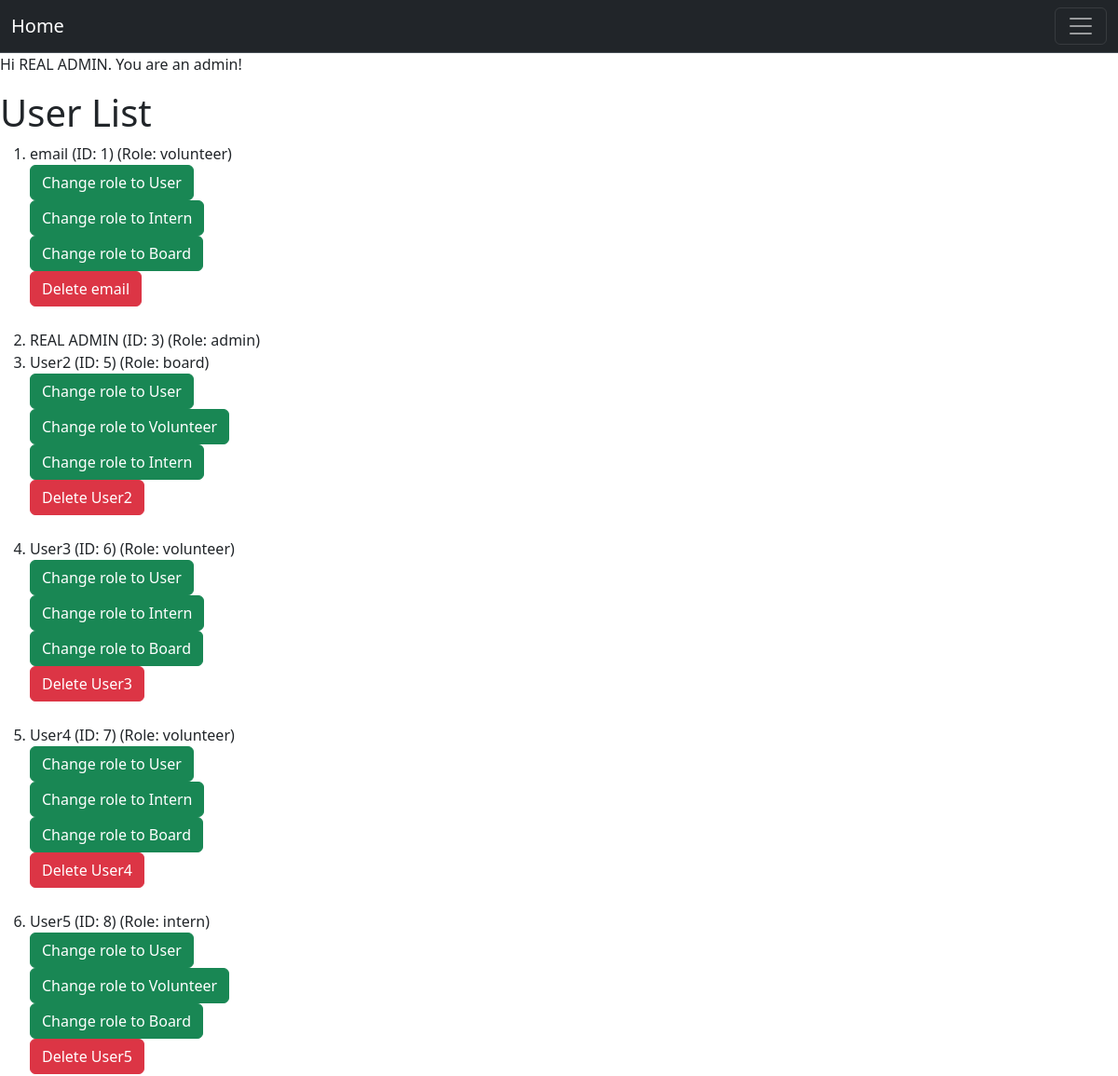
Page /admin/dashboard (signed in, upper part) on the earlier database version.
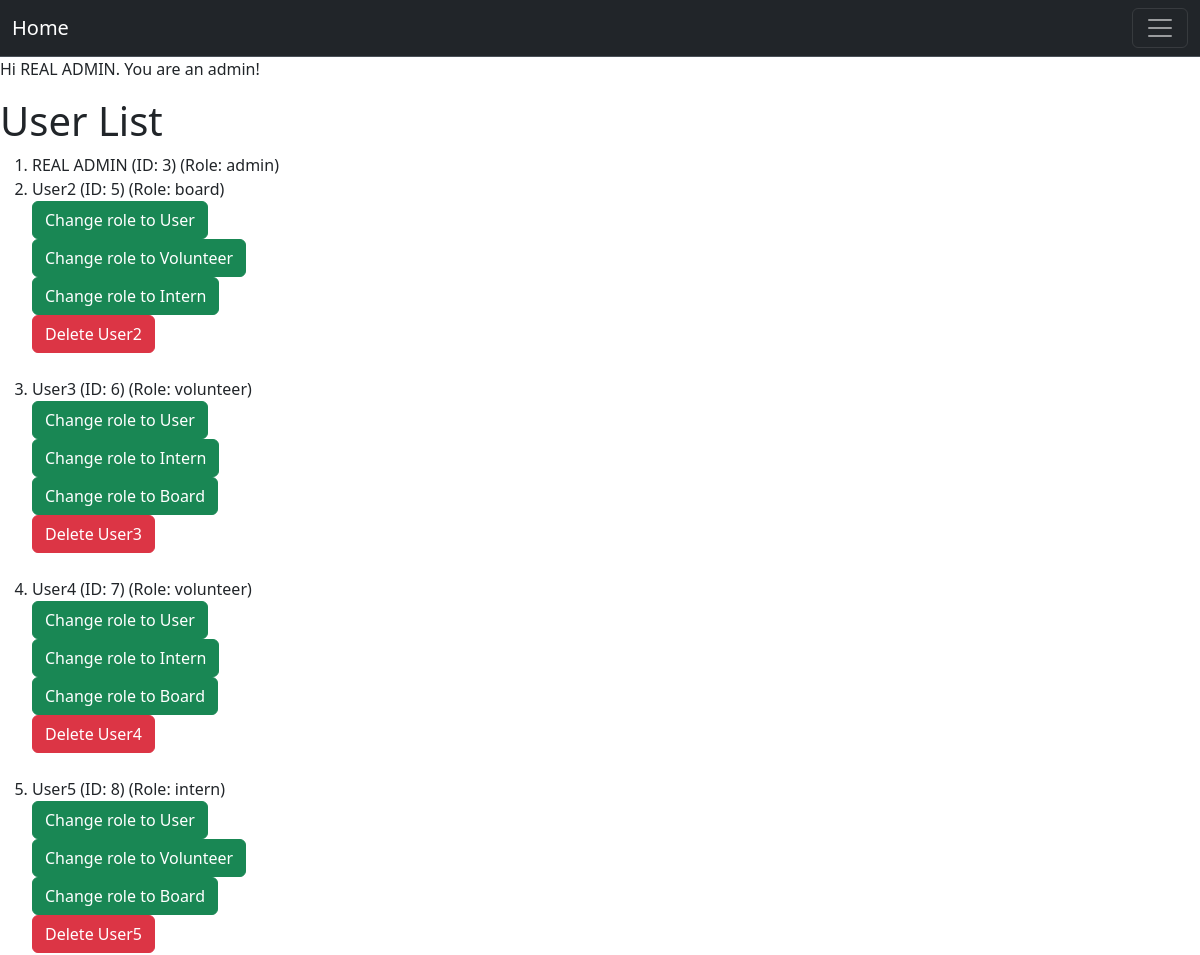
Same page on the later database version.
### project/models.py (models this page shows, shortened)
class User(db.Model, UserMixin):
    __tablename__ = 'users'
    id: Mapped[int] = mapped_column(primary_key=True)
    name: Mapped[str] = mapped_column()
    email: Mapped[str] = mapped_column(unique=True)
    password_hash: Mapped[str] = mapped_column(db.String(128))
    role: Mapped[str] = mapped_column(default="user")  # "user", "volunteer", " intern", "board"
    hours: Mapped[List["Hours"]] = relationship("Hours", back_populates="user", cascade="all, delete-orphan")
    documents: Mapped[List["Document"]] = relationship("Document", back_populates="user", cascade="all, delete-orphan")

### app.py (the view)
@app.route("/admin/dashboard")
@login_required
@permission_required('admin')
def admin_dashboard():
    user = User.query.all()  # Get all users
    return render_template("admin_home.html", user = user)

### project/models.py (called while the page is built)
@login_manager.user_loader
def load_user(user_id):
    return User.query.get(user_id)

### project/templates/admin_home.html (shortened to what this page needs)
{% extends "base.html" %}
{% block content %}
<div class="jumbotron">
  {% if current_user.is_authenticated %}
    <p>Hi {{ current_user.name }}. You are an admin!</p>
  {% else %}
    <p>Please login or register!</p>
  {% endif %}
</div>
<h1>User List</h1>
  {% if user %}
    <ol>
      {% for user in user %}
      <li>
        {{ user.name }}
        <span class="id">(ID: {{ user.id }})</span>
        <span class="role">(Role: {{ user.role }})</span>
        {% if user.role != "admin" %}
            {% for role_choice in ['user', 'volunteer', 'intern', 'board'] %}
            {% if (user.role != role_choice) %}
                <form action="{{ url_for('upgrade_user') }}" method="post">
                <button type="submit" class="btn btn-success">Change role to {{ role_choice|capitalize }}</button>
                </form>
            {% endif %}
            {% endfor %}
            <form action="{{ url_for('delete_user') }}" method="post">
                <button type="submit" class="btn btn-danger">Delete {{ user.name }}</button>
            </form>
            <br>
        </li>
        {% endif %}
      {% endfor %}
  {% else %}
      <li class="empty">No users added yet.</li>
  {% endif %}
    </ol>
{% endblock %}

### project/templates/base.html (shortened to what this page needs)
<!DOCTYPE html>
<html>
  <head>
    <link href="https://cdn.jsdelivr.net/npm/bootstrap@5.3.8/dist/css/bootstrap.min.css" rel="stylesheet">
  </head>
  <body>
    <nav class="navbar bg-dark border-bottom border-body" data-bs-theme="dark">  <div class="container-fluid">
    <a class="navbar-brand"
          href="{% if current_user.is_authenticated and current_user.role == 'admin' %}
            {{ url_for('admin_dashboard') }}
          {% elif current_user.is_authenticated and current_user.role == 'board' %}
            {{ url_for('board_dashboard') }}
          {% elif current_user.is_authenticated and current_user.role == 'volunteer' %}
              {{ url_for('volunteer_dashboard') }}
          {% elif current_user.is_authenticated and current_user.role == 'intern' %}
              {{ url_for('intern_dashboard') }}
          {% else %}
            {{ url_for('user_dashboard') }}
         {% endif %}">
         Home
        </a>
    <button class="navbar-toggler" type="button" data-bs-toggle="collapse" data-bs-target="#navbarText" aria-controls="navbarText" aria-expanded="false" aria-label="Toggle navigation">
      <span class="navbar-toggler-icon"></span>
    </button>
    </div>
    </nav>
    {% block content %}
    {% endblock %}
  </body>
</html>

Differences in the rows shown:
removed User: name "email", id "1", role "volunteer", role_choice "User" "Intern" "Board"
